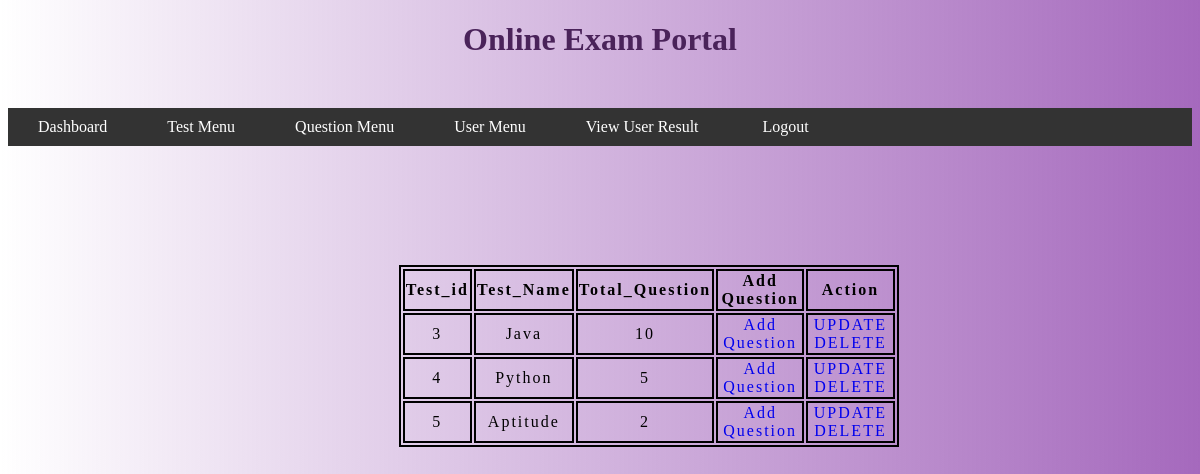
The app's page /Admin/manageTest.php (signed in) with its own data.
### tables this page shows
CREATE TABLE `addTest` (
  `testid` int(40) NOT NULL,
  `testname` varchar(40) NOT NULL,
  `ques` int(40) NOT NULL,
  `positive` int(40) NOT NULL,
  `negative` int(40) NOT NULL
);

### Admin/manageTest.php (the view, shortened to what this page needs)
<?php
require 'config.php';
require 'header.php';
?>
<!DOCTYPE html>
<head>
</head>
<body>
<div id=tab>
    <table>
        <tr>
            <th>Test_id</th>
            <th>Test_Name</th>
            <th>Total_Question</th>
            <th>Add Question</th>
            <th>Action</th>
        </tr>
        <?php
            $sql = "SELECT * FROM addTest";
            $result = $conn->query($sql);
        while ($row = mysqli_fetch_array($result)) {
        ?>
        <tr>
        <td><?php echo $row['testid'] ?></td>
        <td><?php echo $row['testname'] ?></td>
        <td><?php echo $row['ques'] ?></td>
        <td><a href="addques.php">Add Question</a></td>
        <td><a href="updateTest.php?tid=<?php echo $row['testid']?>">UPDATE</a>
        <a href="delete.php?tid=<?php echo $row['testid'] ?>">DELETE</a></td>
        </tr>
                <?php } ?>
    </table>
</div>
</body>
</html>

### Admin/style.css (style rules this page uses)
body { background-image: linear-gradient(to right, rgba(165, 105, 189,0 ), rgba(165, 105, 189 ,1)); font-family: Verdana; }
#tab { margin-top: 10%; margin-left: 33%; }
#tab table { width: 500px; height: 100px; }
#tab table,th,tr,td { border:2px solid black; letter-spacing: 2px; text-align: center; }
table a { text-decoration: none; }

### records on screen
addtest: testid "3", testname "Java", ques "10"
addtest: testid "4", testname "Python", ques "5"
addtest: testid "5", testname "Aptitude", ques "2"
